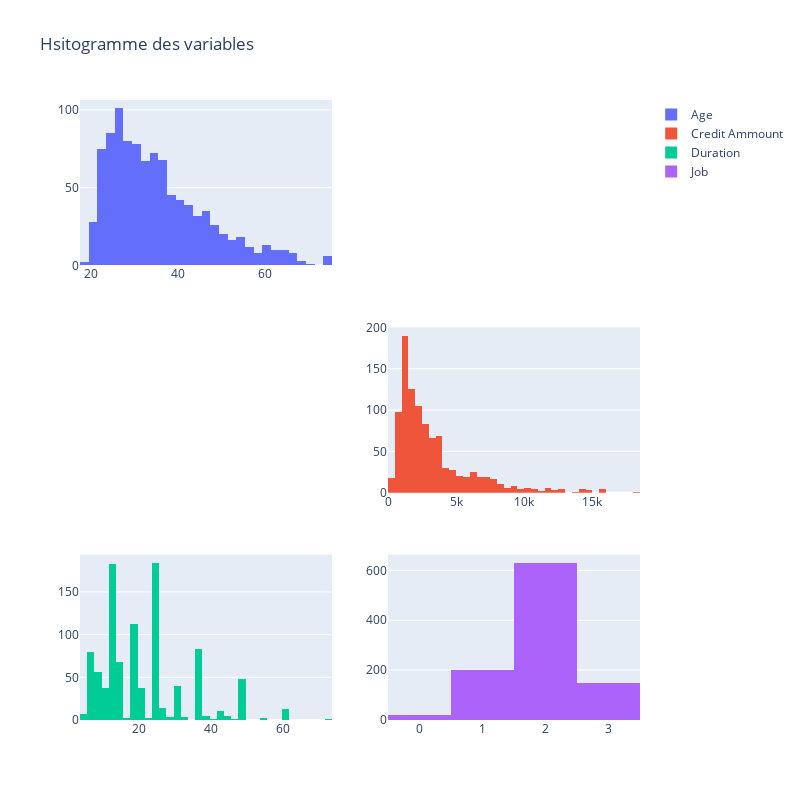

This figure's notebook cell:
### Code cell
## for numerical features

numerical_features = ['Age', 'Credit amount', 'Duration', 'Job'] 
fig = make_subplots(rows=3, cols=2, subplot_titles=None)

fig.add_trace(go.Histogram(x=train['Age'], name='Age'), row=1, col=1)
fig.add_trace(go.Histogram(x =train['Credit amount'], name='Credit Ammount'), row=2, col=2)
fig.add_trace(go.Histogram(x =train['Duration'], name='Duration'), row=3, col=1)
fig.add_trace(go.Histogram(x = train['Job'], name='Job'), row=3, col=2)

fig.update_layout(height=800, width=800, title_text = 'Hsitogramme des variables')
fig.show()

### Figure 1 — Plotly figure (JSON) as saved in the notebook; plotly's stock layout.template omitted (floating-point values rounded to 4 significant figures; data arrays with more than 128 entries replaced by an {"elided": "..."} marker saying what was removed)
{"data": [{"name": "Age", "type": "histogram", "x": {"elided": "1000 int values"}, "xaxis": "x", "yaxis": "y"}, {"name": "Credit Ammount", "type": "histogram", "x": {"elided": "1000 int values"}, "xaxis": "x4", "yaxis": "y4"}, {"name": "Duration", "type": "histogram", "x": {"elided": "1000 int values"}, "xaxis": "x5", "yaxis": "y5"}, {"name": "Job", "type": "histogram", "x": {"elided": "1000 int values"}, "xaxis": "x6", "yaxis": "y6"}], "layout": {"height": 800, "title": {"text": "Hsitogramme des variables"}, "width": 800, "xaxis": {"anchor": "y", "domain": [0, 0.45]}, "xaxis2": {"anchor": "y2", "domain": [0.55, 1]}, "xaxis3": {"anchor": "y3", "domain": [0, 0.45]}, "xaxis4": {"anchor": "y4", "domain": [0.55, 1]}, "xaxis5": {"anchor": "y5", "domain": [0, 0.45]}, "xaxis6": {"anchor": "y6", "domain": [0.55, 1]}, "yaxis": {"anchor": "x", "domain": [0.7333, 1]}, "yaxis2": {"anchor": "x2", "domain": [0.7333, 1]}, "yaxis3": {"anchor": "x3", "domain": [0.3667, 0.6333]}, "yaxis4": {"anchor": "x4", "domain": [0.3667, 0.6333]}, "yaxis5": {"anchor": "x5", "domain": [0, 0.2667]}, "yaxis6": {"anchor": "x6", "domain": [0, 0.2667]}}}
